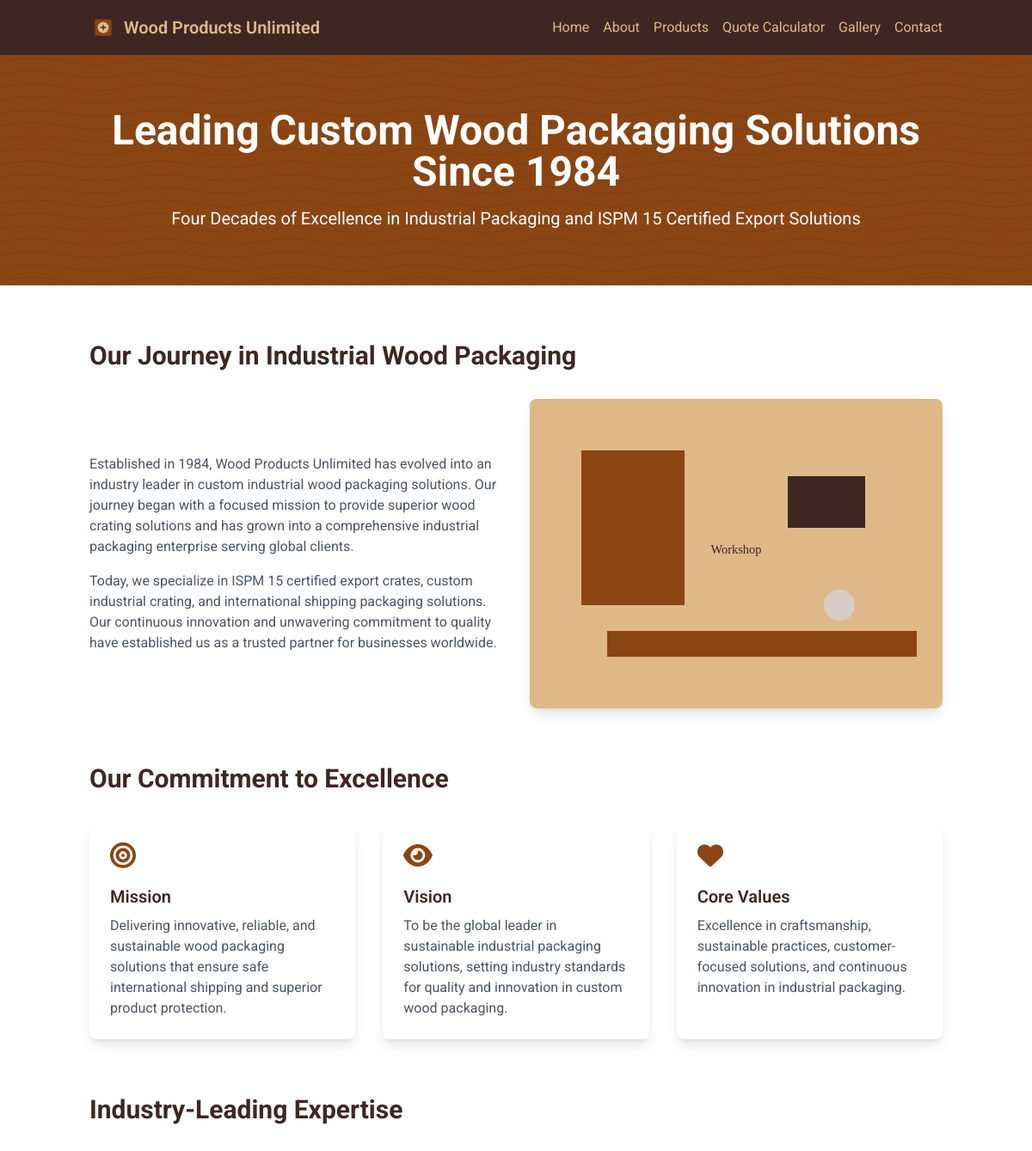
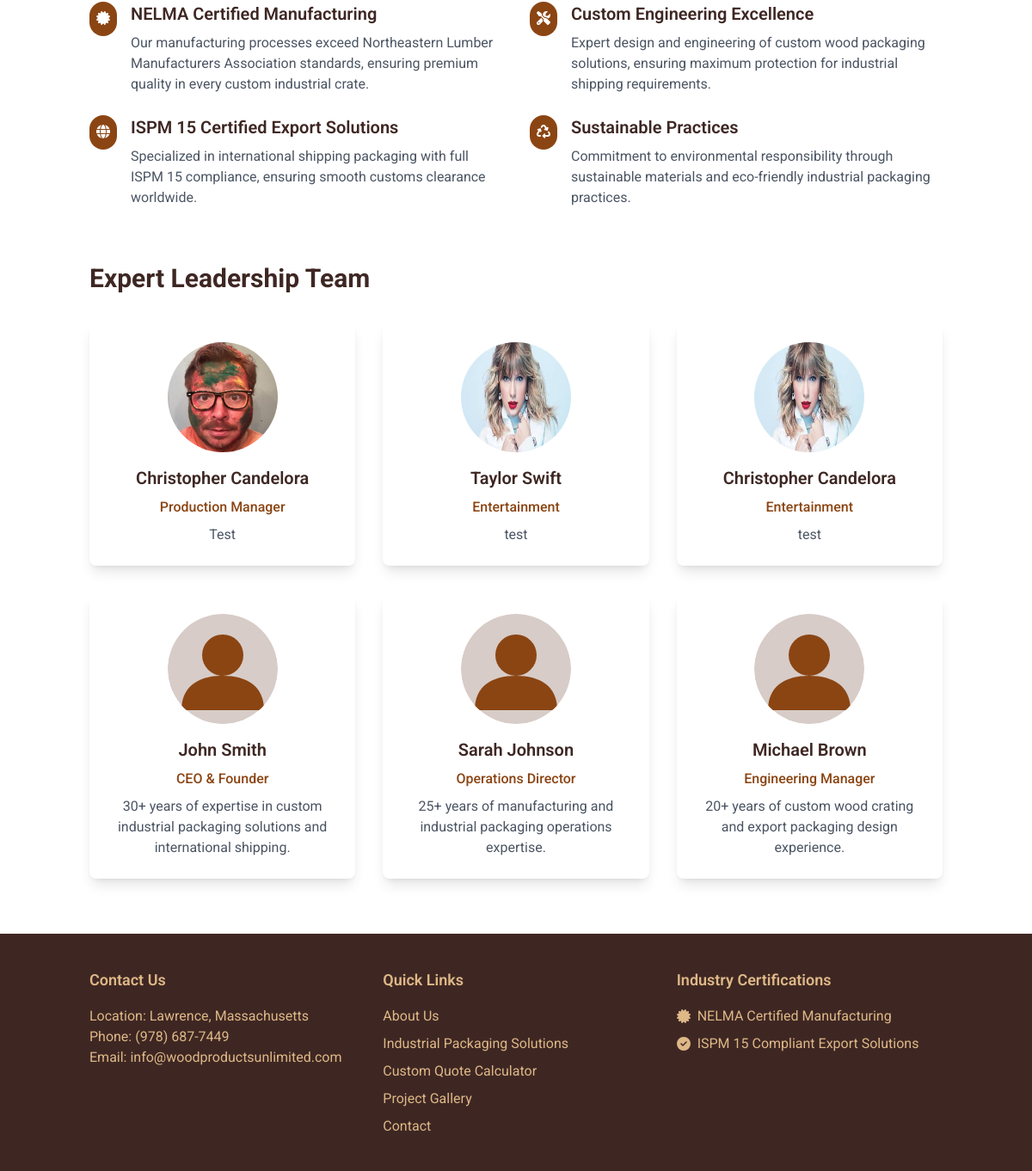
/about, run on the app's committed database (2 pictures, top to bottom).
### models.py (models this page shows)
class TeamMember(db.Model):
    id = db.Column(db.Integer, primary_key=True)
    name = db.Column(db.String(80), nullable=False)
    role = db.Column(db.String(80), nullable=False)
    bio = db.Column(db.Text, nullable=False)
    image_url = db.Column(db.String(200), nullable=False, default='/static/images/avatar-placeholder.svg')
    order = db.Column(db.Integer, default=0)
    is_active = db.Column(db.Boolean, default=True)
    created_at = db.Column(db.DateTime, default=datetime.utcnow)
    updated_at = db.Column(db.DateTime, default=datetime.utcnow, onupdate=datetime.utcnow)

### routes/public/routes.py (the view)
@public.route('/about')
def about():
    team_members = TeamMember.query.filter_by(is_active=True).order_by(
        TeamMember.order.asc()).all()
    return render_template('about.html', team_members=team_members)

### templates/about.html (shortened to what this page needs)
{% extends "base.html" %}
{% block content %}
<div class="relative bg-wood-dark text-white py-16">
    <div class="absolute inset-0 bg-opacity-80" style="background-image: url('/static/images/wood-texture.svg'); background-size: cover;"></div>
    <div class="container mx-auto px-4 relative z-10">
        <h1 class="text-4xl md:text-5xl font-bold mb-4 text-center">Leading Custom Wood Packaging Solutions Since 1984</h1>
        <p class="text-xl text-center">Four Decades of Excellence in Industrial Packaging and ISPM 15 Certified Export Solutions</p>
    </div>
</div>
<div class="container mx-auto px-4 py-16">
    <div class="mb-16">
        <h2 class="text-3xl font-bold mb-8">Our Journey in Industrial Wood Packaging</h2>
        <div class="grid grid-cols-1 md:grid-cols-2 gap-8 items-center">
            <div>
                <p class="text-gray-600 mb-4">Established in 1984, Wood Products Unlimited has evolved into an industry leader in custom industrial wood packaging solutions. Our journey began with a focused mission to provide superior wood crating solutions and has grown into a comprehensive industrial packaging enterprise serving global clients.</p>
                <p class="text-gray-600">Today, we specialize in ISPM 15 certified export crates, custom industrial crating, and international shipping packaging solutions. Our continuous innovation and unwavering commitment to quality have established us as a trusted partner for businesses worldwide.</p>
            </div>
            <div class="relative">
                <img src="/static/images/workshop.svg" alt="Wood Products Unlimited Industrial Workshop - Custom Crating and Packaging Facility" class="rounded-lg shadow-lg">
            </div>
        </div>
    </div>
    <div class="mb-16">
        <h2 class="text-3xl font-bold mb-8">Our Commitment to Excellence</h2>
        <div class="grid grid-cols-1 md:grid-cols-3 gap-8">
            <div class="bg-white p-6 rounded-lg shadow-lg">
                <div class="text-wood-brown mb-4">
                    <i class="fas fa-bullseye text-3xl"></i>
                </div>
                <h3 class="text-xl font-semibold mb-2">Mission</h3>
                <p class="text-gray-600">Delivering innovative, reliable, and sustainable wood packaging solutions that ensure safe international shipping and superior product protection.</p>
            </div>
            <div class="bg-white p-6 rounded-lg shadow-lg">
                <div class="text-wood-brown mb-4">
                    <i class="fas fa-eye text-3xl"></i>
                </div>
                <h3 class="text-xl font-semibold mb-2">Vision</h3>
                <p class="text-gray-600">To be the global leader in sustainable industrial packaging solutions, setting industry standards for quality and innovation in custom wood packaging.</p>
            </div>
            <div class="bg-white p-6 rounded-lg shadow-lg">
                <div class="text-wood-brown mb-4">
                    <i class="fas fa-heart text-3xl"></i>
                </div>
                <h3 class="text-xl font-semibold mb-2">Core Values</h3>
                <p class="text-gray-600">Excellence in craftsmanship, sustainable practices, customer-focused solutions, and continuous innovation in industrial packaging.</p>
            </div>
        </div>
    </div>
    <div class="mb-16">
        <h2 class="text-3xl font-bold mb-8">Industry-Leading Expertise</h2>
        <div class="grid grid-cols-1 md:grid-cols-2 gap-8">
            <div class="space-y-6">
                <div class="flex items-start">
                    <div class="bg-wood-brown rounded-full p-2 mr-4">
                        <i class="fas fa-certificate text-white"></i>
                    </div>
                    <div>
                        <h3 class="text-xl font-semibold mb-2">NELMA Certified Manufacturing</h3>
                        <p class="text-gray-600">Our manufacturing processes exceed Northeastern Lumber Manufacturers Association standards, ensuring premium quality in every custom industrial crate.</p>
                    </div>
                </div>
                <div class="flex items-start">
                    <div class="bg-wood-brown rounded-full p-2 mr-4">
                        <i class="fas fa-globe text-white"></i>
                    </div>
                    <div>
                        <h3 class="text-xl font-semibold mb-2">ISPM 15 Certified Export Solutions</h3>
                        <p class="text-gray-600">Specialized in international shipping packaging with full ISPM 15 compliance, ensuring smooth customs clearance worldwide.</p>
                    </div>
                </div>
            </div>
            <div class="space-y-6">
                <div class="flex items-start">
                    <div class="bg-wood-brown rounded-full p-2 mr-4">
                        <i class="fas fa-tools text-white"></i>
                    </div>
                    <div>
                        <h3 class="text-xl font-semibold mb-2">Custom Engineering Excellence</h3>
                        <p class="text-gray-600">Expert design and engineering of custom wood packaging solutions, ensuring maximum protection for industrial shipping requirements.</p>
                    </div>
                </div>
                <div class="flex items-start">
                    <div class="bg-wood-brown rounded-full p-2 mr-4">
                        <i class="fas fa-recycle text-white"></i>
                    </div>
                    <div>
                        <h3 class="text-xl font-semibold mb-2">Sustainable Practices</h3>
                        <p class="text-gray-600">Commitment to environmental responsibility through sustainable materials and eco-friendly industrial packaging practices.</p>
                    </div>
                </div>
            </div>
        </div>
    </div>
    <div>
        <h2 class="text-3xl font-bold mb-8">Expert Leadership Team</h2>
        <div class="grid grid-cols-1 md:grid-cols-3 gap-8">
            {% for member in team_members %}
            <div class="bg-white rounded-lg shadow-lg p-6 text-center">
                <img src="{{ member.image_url }}" alt="{{ member.name }} - {{ member.role }} at Wood Products Unlimited" class="w-32 h-32 mx-auto mb-4 rounded-full">
                <h3 class="text-xl font-semibold mb-2">{{ member.name }}</h3>
                <p class="text-wood-brown font-medium mb-2">{{ member.role }}</p>
                <p class="text-gray-600">{{ member.bio }}</p>
            </div>
            {% endfor %}
        </div>
    </div>
</div>
{% endblock %}

### static/css/custom.css (style rules this page uses)
:root { --wood-brown: #8B4513; --wood-light: #DEB887; --wood-dark: #3E2723; --wood-accent: #D7CCC8; }
body { font-family: 'Roboto', sans-serif; }

### data on the page
TeamMember: image_url (picture), name "Christopher Candelora", role "Production Manager", bio "Test"
TeamMember: image_url (picture), name "Taylor Swift", role "Entertainment", bio "test"
TeamMember: image_url (picture), name "Christopher Candelora", role "Entertainment", bio "test"
TeamMember: image_url (placeholder picture), name "John Smith", role "CEO & Founder", bio "30+ years of expertise in custom industrial packaging solutions and international shipping."
TeamMember: image_url (placeholder picture), name "Sarah Johnson", role "Operations Director", bio "25+ years of manufacturing and industrial packaging operations expertise."
TeamMember: image_url (placeholder picture), name "Michael Brown", role "Engineering Manager", bio "20+ years of custom wood crating and export packaging design experience."
